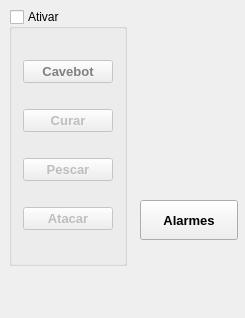
<?xml version="1.0" encoding="UTF-8"?>
<ui version="4.0">
 <class>Main_Dialog</class>
 <widget class="QDialog" name="Main_Dialog">
  <property name="geometry">
   <rect>
    <x>0</x>
    <y>0</y>
    <width>245</width>
    <height>318</height>
   </rect>
  </property>
  <property name="windowTitle">
   <string>Main_Dialog</string>
  </property>
  <property name="windowIcon">
   <iconset resource="images_resourcefile.qrc">
    <normaloff>:/icon/images/icones/minilogo.png</normaloff>:/icon/images/icones/minilogo.png</iconset>
  </property>
  <property name="styleSheet">
   <string notr="true"/>
  </property>
  <widget class="QGroupBox" name="groupBox_bother">
   <property name="geometry">
    <rect>
     <x>9</x>
     <y>9</y>
     <width>118</width>
     <height>257</height>
    </rect>
   </property>
   <property name="title">
    <string>Ativar</string>
   </property>
   <property name="checkable">
    <bool>true</bool>
   </property>
   <property name="checked">
    <bool>false</bool>
   </property>
   <layout class="QVBoxLayout" name="verticalLayout">
    <item>
     <widget class="QPushButton" name="pushButton_caveBot">
      <property name="font">
       <font>
        <pointsize>10</pointsize>
        <weight>75</weight>
        <bold>true</bold>
       </font>
      </property>
      <property name="toolTip">
       <string/>
      </property>
      <property name="layoutDirection">
       <enum>Qt::LeftToRight</enum>
      </property>
      <property name="autoFillBackground">
       <bool>false</bool>
      </property>
      <property name="styleSheet">
       <string notr="true">color:gray;</string>
      </property>
      <property name="text">
       <string>Cavebot</string>
      </property>
      <property name="icon">
       <iconset resource="images_resourcefile.qrc">
        <normaloff>:/icon/images/icones/Cavebot.png</normaloff>:/icon/images/icones/Cavebot.png</iconset>
      </property>
      <property name="iconSize">
       <size>
        <width>32</width>
        <height>32</height>
       </size>
      </property>
     </widget>
    </item>
    <item>
     <widget class="QPushButton" name="pushButton_healing">
      <property name="font">
       <font>
        <pointsize>10</pointsize>
        <weight>75</weight>
        <bold>true</bold>
       </font>
      </property>
      <property name="text">
       <string>Curar</string>
      </property>
      <property name="icon">
       <iconset resource="images_resourcefile.qrc">
        <normaloff>:/icon/images/icones/Healer.png</normaloff>:/icon/images/icones/Healer.png</iconset>
      </property>
      <property name="iconSize">
       <size>
        <width>32</width>
        <height>32</height>
       </size>
      </property>
     </widget>
    </item>
    <item>
     <widget class="QPushButton" name="pushButton_fishing">
      <property name="font">
       <font>
        <pointsize>10</pointsize>
        <weight>75</weight>
        <bold>true</bold>
       </font>
      </property>
      <property name="text">
       <string>Pescar</string>
      </property>
      <property name="icon">
       <iconset resource="images_resourcefile.qrc">
        <normaloff>:/icon/images/icones/Fishing.png</normaloff>:/icon/images/icones/Fishing.png</iconset>
      </property>
      <property name="iconSize">
       <size>
        <width>32</width>
        <height>32</height>
       </size>
      </property>
     </widget>
    </item>
    <item>
     <widget class="QPushButton" name="pushButton_hunting">
      <property name="font">
       <font>
        <pointsize>10</pointsize>
        <weight>75</weight>
        <bold>true</bold>
       </font>
      </property>
      <property name="text">
       <string>Atacar</string>
      </property>
      <property name="icon">
       <iconset resource="images_resourcefile.qrc">
        <normaloff>:/icon/images/icones/Hunting.png</normaloff>:/icon/images/icones/Hunting.png</iconset>
      </property>
      <property name="iconSize">
       <size>
        <width>32</width>
        <height>32</height>
       </size>
      </property>
     </widget>
    </item>
   </layout>
  </widget>
  <widget class="QPushButton" name="pushButton_alarms">
   <property name="geometry">
    <rect>
     <x>140</x>
     <y>200</y>
     <width>98</width>
     <height>40</height>
    </rect>
   </property>
   <property name="font">
    <font>
     <pointsize>10</pointsize>
     <weight>75</weight>
     <bold>true</bold>
    </font>
   </property>
   <property name="text">
    <string>Alarmes</string>
   </property>
   <property name="icon">
    <iconset resource="images_resourcefile.qrc">
     <normaloff>:/icon/images/icones/Alarms.png</normaloff>:/icon/images/icones/Alarms.png</iconset>
   </property>
   <property name="iconSize">
    <size>
     <width>32</width>
     <height>32</height>
    </size>
   </property>
  </widget>
 </widget>
 <layoutdefault spacing="6" margin="11"/>
 <resources>
  <include location="images_resourcefile.qrc"/>
 </resources>
 <connections/>
</ui>
